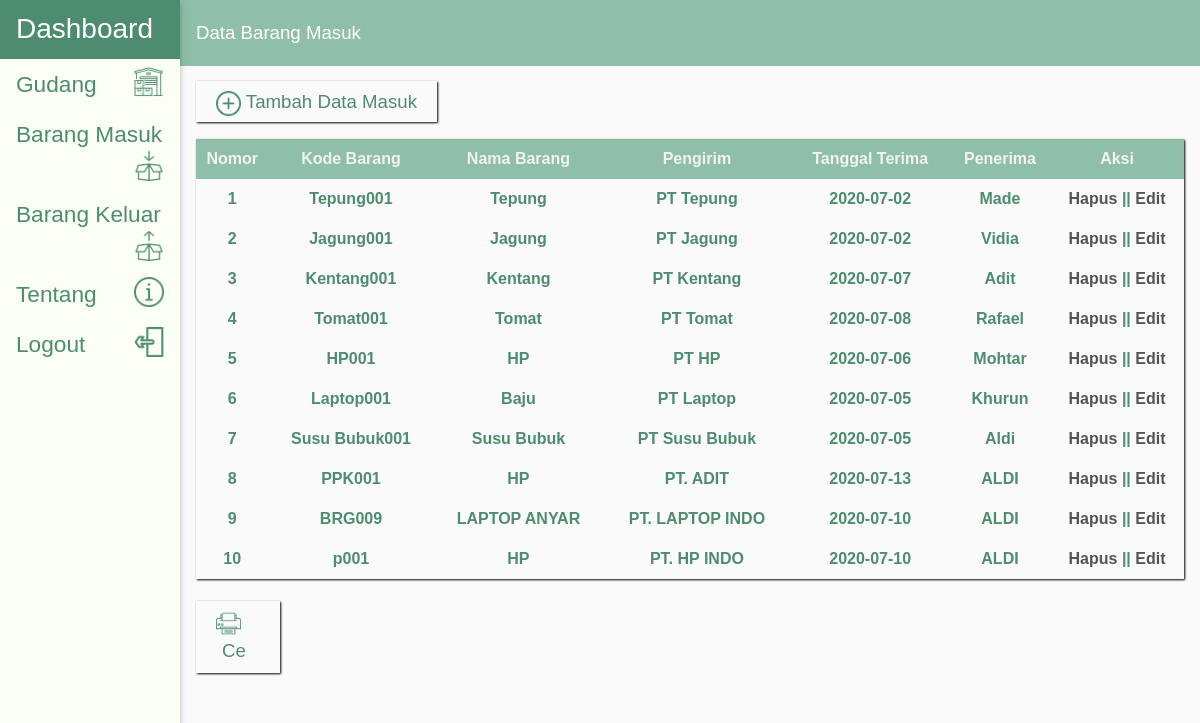
The page /barangmasuk.php on the database its author committed.
### tables this page shows
CREATE TABLE `barang_masuk` (
  `id` int(11) NOT NULL,
  `kode_barang` varchar(20) NOT NULL,
  `nama_barang` varchar(50) NOT NULL,
  `pengirim` varchar(50) NOT NULL,
  `tanggal_terima` date NOT NULL,
  `penerima` varchar(50) NOT NULL
);

### function.php (called while the page is built, shortened)
<?php
$koneksi = mysqli_connect("localhost","root","","db_gudang");
function query($query){
	global $koneksi;
	$res = mysqli_query($koneksi, $query);
	$rows = [];
	while($row = mysqli_fetch_assoc($res)){
		$rows[] = $row;
	}
	return $rows;
}
?>

### barangmasuk.php (the view, shortened to what this page needs)
<?php
include 'function.php';
$ambil = query("SELECT * FROM barang_masuk");
 ?>
<!DOCTYPE html>
<html>
<head>
	<link rel="stylesheet" type="text/css" href="css/w3.css">
	<link rel="stylesheet" type="text/css" href="css/table.css">
	<link rel="stylesheet" type="text/css" href="css/side.css">
</head>
<body style="font-family: sans-serif;">
<div class="w3-sidebar w3-bar-block w3-card" id="side">
  <a href="index.php" class="w3-bar-item" id="dashboard">Dashboard</a>
  <a href="gudang.php" class="w3-bar-item w3-button" id="sidelink">Gudang<img src="icon/gudang2.png" class="iconside"></a>
  <a href="barangmasuk.php" class="w3-bar-item w3-button" id="sidelink">Barang Masuk<img src="icon/masuk2.png" class="iconside"></a>
  <a href="barangkeluar.php" class="w3-bar-item w3-button" id="sidelink">Barang Keluar<img src="icon/keluar2.png" class="iconside"></a>
  <a href="tentang.php" class="w3-bar-item w3-button" id="sidelink">Tentang<img src="icon/info2.png" class="iconside"></a>
  <a href="logout.php" class="w3-bar-item w3-button" id="sidelink" onclick = "return confirm('Anda Yakin Ingin Keluar?');">Logout<img src="icon/logout.png" class="iconside"></a>
</div>
<div style="margin-left:15%">
<div class="w3-container" id="titlebar">
	<p>Data Barang Masuk</p>
</div>
<br>
<div class="w3-container">
		<a href="tambahmasuk.php" class="tomboltbh"><img src="icon/add3.png" width="25px">	Tambah Data Masuk</a>
		<br>
		<br>
		<div id="print">
		<table class="table">
		<tr class="judul">
			<td width="%">Nomor</td>
			<td width="%">Kode Barang</td>
			<td width="%">Nama Barang</td>
			<td width="%">Pengirim</td>
			<td width="%">Tanggal Terima</td>
			<td width="%">Penerima</td>
			<td width="%">Aksi</td>
		</tr>
		<?php $i = 1; ?>
		<?php foreach ($ambil as $row): ?>
		<tr class="isi">
			<td><?php echo $i; ?></td>
			<td><?php echo $row["kode_barang"] ?></td>
			<td><?php echo $row["nama_barang"] ?></td>
			<td><?php echo $row["pengirim"] ?></td>
			<td><?php echo $row["tanggal_terima"] ?></td>
			<td><?php echo $row["penerima"] ?></td>
			<td>
				<a href="hapus.php?id=<?php echo $row["id"] ?>" onclick = "return confirm('Anda Yakin Ingin Menghapus ini?');" class="hapus">Hapus</a> ||
				<a href="edit.php?id=<?php echo $row["id"]; ?>" class="edit">Edit</a>
			</td>
		</tr>
		<?php $i++; ?>
		<?php endforeach; ?>
	</table>
	<br>
	</div>
	<div class="btnprint">
		<img src="icon/print.png" width="25px">
		<input type='submit' class="print" value='Cetak' onclick='printDiv("print");'>
	</div>
	<br>
</div>
</div>
</body>
</html>

### css/w3.css (style rules this page uses)
*,*:before,*:after { box-sizing:inherit }
html { -ms-text-size-adjust:100%;-webkit-text-size-adjust:100% }
body { margin:0 }
a { background-color:transparent }
img { border-style:none }
button,input,select,textarea,optgroup { font:inherit;margin:0 }
button,input { overflow:visible }
button,[type=button],[type=reset],[type=submit] { -webkit-appearance:button }
html,body { font-family:Verdana,sans-serif;font-size:15px;line-height:1.5 }
html { overflow-x:hidden }
img { vertical-align:middle }
a { color:inherit }
.w3-btn,.w3-button { border:none;display:inline-block;padding:8px 16px;vertical-align:middle;overflow:hidden;text-decoration:none;color:inherit;background-color:inherit;text-align:center;cursor:pointer;white-space:nowrap }
.w3-btn,.w3-button { -webkit-touch-callout:none;-webkit-user-select:none;-khtml-user-select:none;-moz-user-select:none;-ms-user-select:none;user-select:none }
.w3-sidebar { height:100%;width:200px;background-color:#fff;position:fixed!important;z-index:1;overflow:auto }
.w3-bar-block .w3-bar-item { width:100%;display:block;padding:8px 16px;text-align:left;border:none;white-space:normal;float:none;outline:0 }
.w3-container:after,.w3-container:before,.w3-panel:after,.w3-panel:before,.w3-row:after,.w3-row:before,.w3-row-padding:after,.w3-row-padding:before, .w3-cell-row:before,.w3-cell-row:after,.w3-clear:after,.w3-clear:before,.w3-bar:before,.w3-bar:after { content:"";display:table;clear:both }
.w3-container,.w3-panel { padding:0.01em 16px }
.w3-card,.w3-card-2 { box-shadow:0 2px 5px 0 rgba(0,0,0,0.16),0 2px 10px 0 rgba(0,0,0,0.12) }

### css/table.css (style rules this page uses)
.table { width: 100%; border-collapse: collapse; font-size: 12pt; font-weight: bold; box-shadow: 1px 1px 2px; }
td { text-align: center; height: 40px; }
.judul { background-color: #8FBFA9; color: #F2F2F2; }
.isi { color: #4D8C6F; }
.hapus { text-decoration: none; color: #545454; }
.edit { text-decoration: none; color: #545454; }

### css/side.css (style rules this page uses)
body { font-family: sans-serif; background: #FAFAFA; }
#side { width:15%; background-color: #FCFFF5; }
#dashboard { height: 7.4%; background-color: #4D8C6F; text-decoration: none; font-size: 21pt; color: #FFFFFF; }
#sidelink { font-size: 17pt; color: #4D8C6F; display: inline-block; }
#titlebar { font-size: 14pt; color: #FFFFFF; background-color:#8FBFA9; }
.iconside { float: right; width: 30px; }
.tomboltbh { background: #FAFAFA; font-size: 14pt; padding: 10px 20px; box-shadow: 1px 1px 2px #000; cursor: pointer; color: #4D8C6F; text-decoration: none; }
.btnprint { background: #FAFAFA; font-size: 14pt; width: 8.5%; padding: 7px 20px; box-shadow: 1px 1px 2px #000; cursor: pointer; text-decoration: none; }
.print { border: none; background: #FAFAFA; cursor: pointer; width: 67%; color: #4D8C6F; }

### rows shown on the page
barang_masuk: kode_barang "Tepung001", nama_barang "Tepung", pengirim "PT Tepung", tanggal_terima "2020-07-02", penerima "Made"
barang_masuk: kode_barang "Jagung001", nama_barang "Jagung", pengirim "PT Jagung", tanggal_terima "2020-07-02", penerima "Vidia"
barang_masuk: kode_barang "Kentang001", nama_barang "Kentang", pengirim "PT Kentang", tanggal_terima "2020-07-07", penerima "Adit"
barang_masuk: kode_barang "Tomat001", nama_barang "Tomat", pengirim "PT Tomat", tanggal_terima "2020-07-08", penerima "Rafael"
barang_masuk: kode_barang "HP001", nama_barang "HP", pengirim "PT HP", tanggal_terima "2020-07-06", penerima "Mohtar"
barang_masuk: kode_barang "Laptop001", nama_barang "Baju", pengirim "PT Laptop", tanggal_terima "2020-07-05", penerima "Khurun"
barang_masuk: kode_barang "Susu Bubuk001", nama_barang "Susu Bubuk", pengirim "PT Susu Bubuk", tanggal_terima "2020-07-05", penerima "Aldi"
barang_masuk: kode_barang "PPK001", nama_barang "HP", pengirim "PT. ADIT", tanggal_terima "2020-07-13", penerima "ALDI"
barang_masuk: kode_barang "BRG009", nama_barang "LAPTOP ANYAR", pengirim "PT. LAPTOP INDO", tanggal_terima "2020-07-10", penerima "ALDI"
barang_masuk: kode_barang "p001", nama_barang "HP", pengirim "PT. HP INDO", tanggal_terima "2020-07-10", penerima "ALDI"
